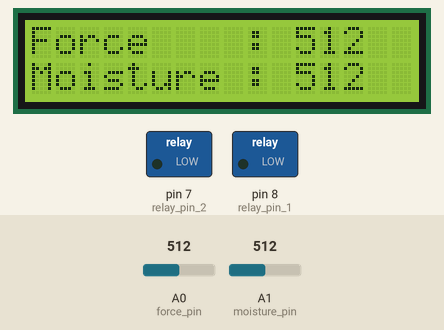
This sketch was run on a simulated Arduino Uno, built with avr-gcc and run on an emulated ATmega328P. Parts: 16×2 character LCD, switched loads named in the sketch (green lamp = pin HIGH). Dashed ring = blinking. Inputs (shaded band) come from the test bench; at power-on: A0 (force_pin) = 512, A1 (moisture_pin) = 512.

Above: at 2.7 s.
2.8 s: A0 (force_pin) set to 211
At 4.0 s:
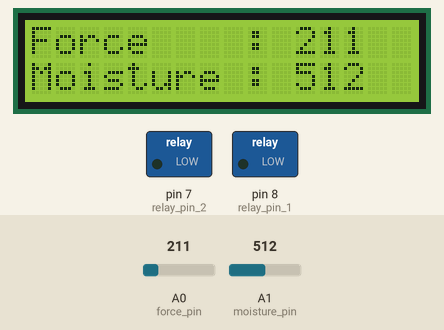
4.3 s: A0 (force_pin) set to 185
At 5.0 s:
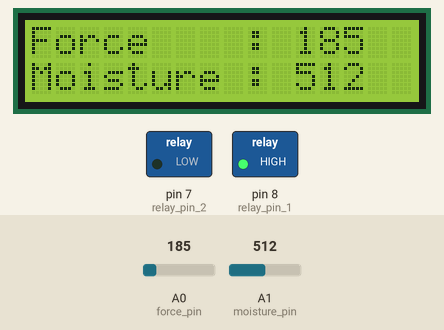
5.8 s: A1 (moisture_pin) set to 217
At 6.1 s:
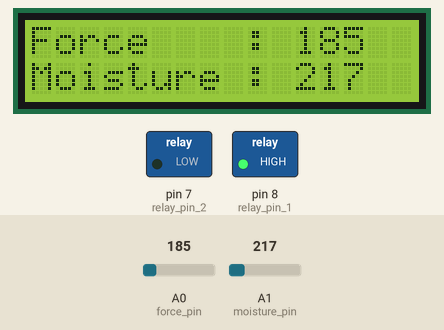
7.3 s: A1 (moisture_pin) set to 183
At 8.7 s:
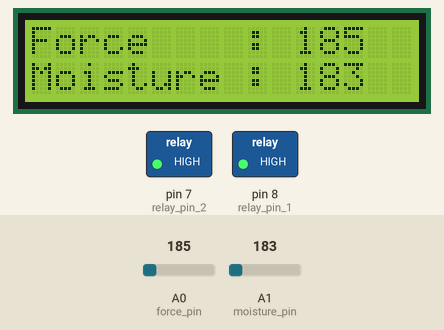
10.3 s: A0 (force_pin) set to 210
At 12.5 s:
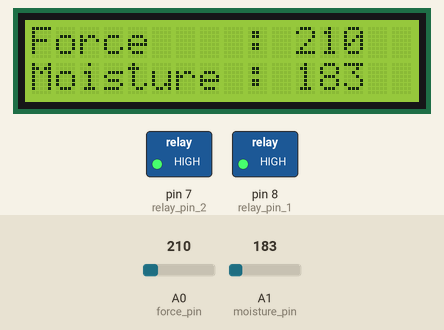
12.8 s: A1 (moisture_pin) set to 210
At 14.3 s:
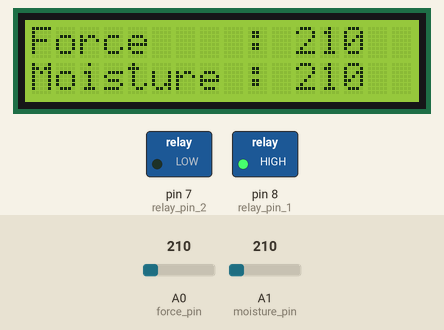
Timing chart, 0 to 15.8 s (numbered marks = the images above; inputs shaded):
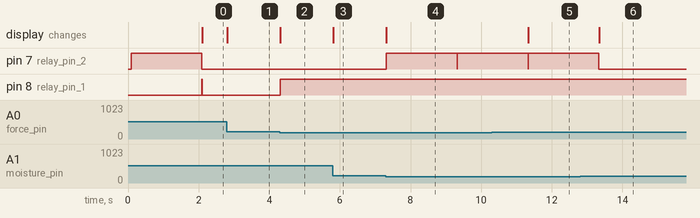

Measured:
- the behaviour switches between 200 and 199 on A0 (force_pin) (found by bisection; images 1 and 2)
- the behaviour switches between 200 and 199 on A1 (moisture_pin) (found by bisection; images 3 and 4)
- after the input at 2.8 s, the display: changes at once (image 1)
- after the input at 4.3 s, pin 8 (relay_pin_1): LOW → HIGH at once; the display: changes at once (image 2)
- after the input at 5.8 s, the display: changes at once (image 3)
- after the input at 7.3 s, pin 7 (relay_pin_2): LOW → HIGH at once, → LOW 2.0 s later, → HIGH 0.01 s later; the display: changes at once (image 4)
- after the input at 10.3 s, the display: changes after 1.0 s (image 5)
- after the input at 12.8 s, pin 7 (relay_pin_2): goes on until 13.3 s, then stays LOW; the display: changes after 0.54 s (image 6)

The sketch:

Embedded_Systems_Lab_1.ino
```cpp
#include <LiquidCrystal_I2C.h>

LiquidCrystal_I2C lcd(32, 16, 2);

const int updateInterval = 1000;
const int force_pin = A0;
const int moisture_pin = A1;
const int relay_pin_1 = 8;
const int relay_pin_2 = 7;
int f_raw = 0;
int m_raw = 0;
bool turnPump = false;
bool refillWater = false;
int currTime = 0;

void updateSensorVal(int force, int moisture){
  lcd.setCursor(11, 0);
  lcd.print(force);
  lcd.print(" ");

  lcd.setCursor(11, 1);
  lcd.print(moisture);
  lcd.print(" ");
}

void setup()
{
  Serial.begin(9600);

  pinMode(force_pin, INPUT);
  pinMode(moisture_pin, INPUT);
  pinMode(relay_pin_1, OUTPUT);
  pinMode(relay_pin_2, OUTPUT);

  lcd.init();
  lcd.backlight();
  lcd.setCursor(0, 0);
  lcd.print("Force    : ");
  lcd.setCursor(0, 1);
  lcd.print("Moisture : ");
}

void loop()
{
  if (millis() - currTime > updateInterval) {
  	f_raw = analogRead(force_pin);
  	m_raw = analogRead(moisture_pin);
  	updateSensorVal(f_raw, m_raw);
  }

  if (f_raw < 200) {
    refillWater = true;
  }

  if (m_raw < 200) {
  	turnPump = true;
  }

  if (turnPump) {
  	digitalWrite(relay_pin_2, HIGH);
    delay(2000);
    digitalWrite(relay_pin_2, LOW);
    turnPump = false;
  }

  if (refillWater) {
  	digitalWrite(relay_pin_1, HIGH);
    if (f_raw >= 400) {
      refillWater = false;
    }
  } else {
  	digitalWrite(relay_pin_1, LOW);
  }
}
```
